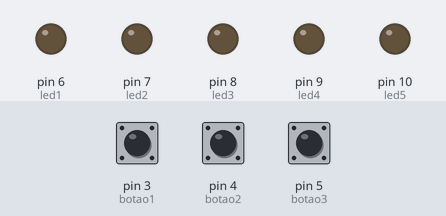
Recording of a sketch running on a simulated Arduino Uno, built with avr-gcc and run on an emulated ATmega328P. Shown: output pins drawn as LEDs (lit = HIGH). The inputs (shaded band) are chosen by the test bench; at power-on: pin 4 (botao2) LOW, pin 5 (botao3) LOW, pin 3 (botao1) LOW.

Above: at 1.2 s.
1.3 s: pin 4 (botao2) pulled HIGH for 0.15 s
At 2.7 s:
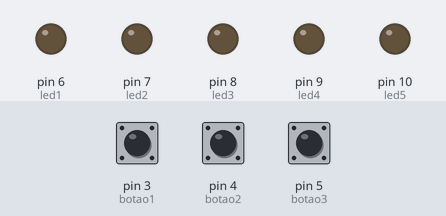
3.0 s: pin 5 (botao3) pulled HIGH for 0.15 s
At 3.8 s:
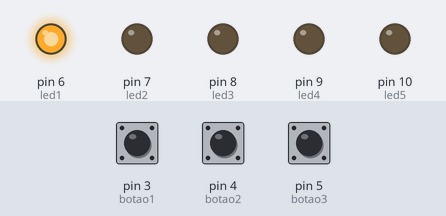
12.1 s: pin 4 (botao2) pulled HIGH for 3.2 s
16.8 s: pin 3 (botao1) pulled HIGH for 3.2 s
At 17.9 s:
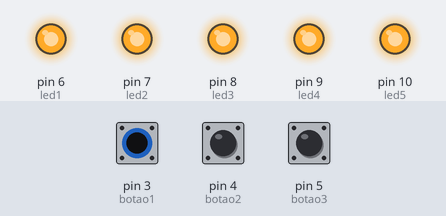
21.5 s: pin 5 (botao3) pulled HIGH for 1 s
At 24.2 s:
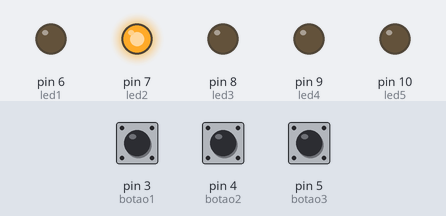
Timing chart, 0 to 26.5 s (numbered marks = the images above; inputs shaded):
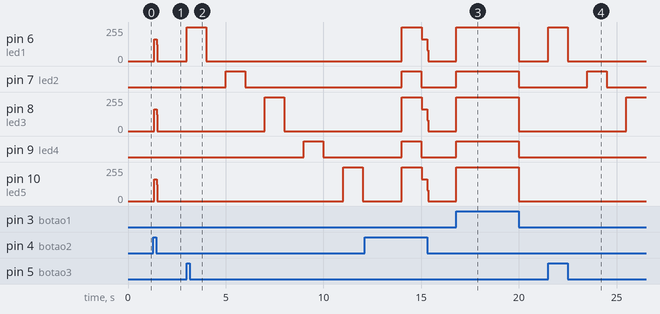

Measured:
- after the input at 1.3 s, pin 6 (led1), pin 8 (led3), pin 10 (led5): 0/255 → 162/255 at once, → 0/255 0.12 s later
- after the input at 3.0 s, pin 6 (led1): 0/255 → 255/255 at once, → 0/255 1.0 s later; pin 7 (led2): LOW → HIGH after 2.0 s, → LOW 1.0 s later; pin 8 (led3): 0/255 → 255/255 after 4.0 s, → 0/255 1.0 s later; pin 9 (led4): LOW → HIGH after 6.0 s, → LOW 1.0 s later; pin 10 (led5): 0/255 → 255/255 after 8.0 s, → 0/255 1.0 s later
- after the input at 16.8 s, pin 6 (led1), pin 8 (led3), pin 10 (led5): 0/255 → 255/255 at once, → 0/255 3.2 s later; pin 7 (led2), pin 9 (led4): LOW → HIGH at once, → LOW 3.2 s later
- after the input at 21.5 s, pin 6 (led1): 0/255 → 255/255 at once, → 0/255 1.0 s later; pin 7 (led2): LOW → HIGH after 2.0 s, → LOW 1.0 s later; pin 8 (led3): 0/255 → 255/255 after 4.0 s

The sketch:

mighty_duup_waasa1.ino
```cpp
const int botao1 = 3;
const int botao2 = 4;
const int botao3 = 5;
const int led1 = 6;
const int led2 = 7;
const int led3 = 8;
const int led4 = 9;
const int led5 = 10;

int var1;
int var2;

 void setup()
 {
      pinMode(botao1, INPUT);
      pinMode(botao2, INPUT);
      pinMode(botao3, INPUT);

      pinMode(led1, OUTPUT);
      pinMode(led2, OUTPUT );
      pinMode(led3, OUTPUT );
      pinMode(led4, OUTPUT );
      pinMode(led5, OUTPUT );
       //Serial.begin(9600);
 }

int valor1 ;
int valor2 ;
int valor3 ;

 void loop()
 {
    valor1 = digitalRead(botao1);
    valor2 = digitalRead(botao2);
    valor3 = digitalRead(botao3);

   if(valor1){
       digitalWrite(led1, HIGH);
       digitalWrite(led2, HIGH);
       digitalWrite(led3, HIGH);
       digitalWrite(led4, HIGH);
       digitalWrite(led5, HIGH);
   }
     else {
       digitalWrite(led1, LOW);
       digitalWrite(led2, LOW);
       digitalWrite(led3, LOW);
       digitalWrite(led4, LOW);
       digitalWrite(led5, LOW);
   }
   if(valor2){
       digitalWrite(led1, HIGH);
       digitalWrite(led2, LOW);
       digitalWrite(led3, HIGH);
       digitalWrite(led4, LOW);
       digitalWrite(led5, HIGH);
   }

 if(valor3){
       digitalWrite(led1, HIGH);
       delay(1000);
       digitalWrite(led1, LOW);
       delay(1000);
       digitalWrite(led2, HIGH);
       delay(1000);
       digitalWrite(led2, LOW);
       delay(1000);
       digitalWrite(led3, HIGH);
       delay(1000);
       digitalWrite(led3, LOW);
       delay(1000);
       digitalWrite(led4, HIGH);
       delay(1000);
       digitalWrite(led4, LOW);
       delay(1000);
       digitalWrite(led5, HIGH);
       delay(1000);
       digitalWrite(led5, LOW);
       delay(2000);
       digitalWrite(led1, HIGH);
       digitalWrite(led2, HIGH);
       digitalWrite(led3, HIGH);
       digitalWrite(led4, HIGH);
       digitalWrite(led5, HIGH);
       delay(1000);
       digitalWrite(led1, LOW);
       digitalWrite(led2, LOW);
       digitalWrite(led3, LOW);
       digitalWrite(led4, LOW);
       digitalWrite(led5, LOW);
   }
 }
```
